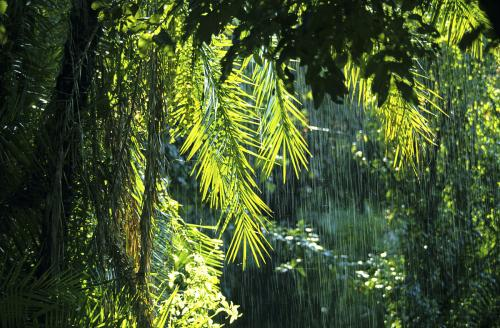
#> input picture K-SVD-py/TestCases/timg3.jpg, 500 x 328 px, found by its file name
$ python codeTest.py   (older library calls are emulated)
#> lines starting #> are read from the running program, lines starting #| are printed output that depends on the picture
import numpy as np
from skimage.util.shape import *
from operator import mul, sub
from math import floor, sqrt, log10
import sys
from scipy.sparse.linalg import svds
from scipy.stats import chi2
from skimage.util import pad
import timeit
from functools import reduce

from Functions import *
from PIL import Image
from scipy.misc import imsave
from scipy.misc import imshow


import matplotlib.pyplot as plt


window_shape = (16,16)
resize_shape = (256, 256)
step = 16
name = r'C:\Users\siwei\Desktop\prp\codeLab\K-SVD-py\timg3.jpg'
original_image = np.asarray(Image.open(name).convert('L').resize(resize_shape))
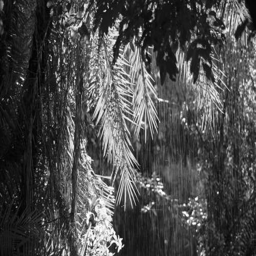
#> original_image: shape (256, 256); min 0, max 255, mean 75.3

img = original_image

patches = view_as_windows(img, window_shape, step=step)
# loaded from from skimage.util.shape
# spilt pic into patche
cond_patches = np.zeros((reduce(mul, patches.shape[2:4]), reduce(mul, patches.shape[0:2])))
for i in range(patches.shape[0]):
    for j in range(patches.shape[1]):
        print(j+patches.shape[1]*i)
        cond_patches[:, j+patches.shape[1]*i] = np.concatenate(patches[i, j], axis=0)
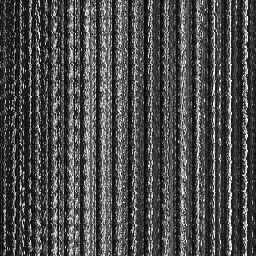
#> cond_patches: shape (256, 256) float64; min 0, max 255, mean 75.3


plt.imshow(Image.fromarray(np.uint8(cond_patches)))
plt.show()
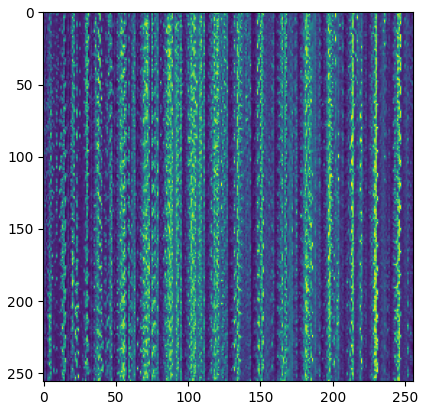
#> figure drawn by matplotlib, 1 panel
print(cond_patches.shape)
#| (256, 256)


# patch spilting?

$ run again, with K-SVD-py/TestCases/timg2.jpg copied over K-SVD-py/TestCases/timg3.jpg
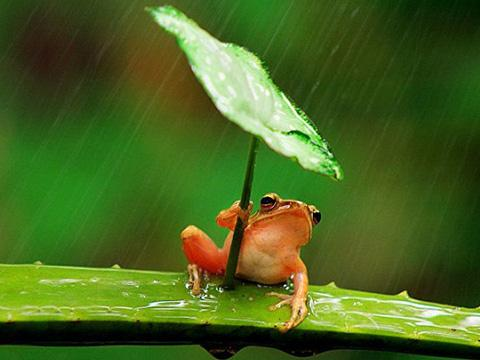
#> input picture K-SVD-py/TestCases/timg2.jpg, 480 x 360 px, found by its file name
#> after the loop `for i in range(patches.shape[0]):`:
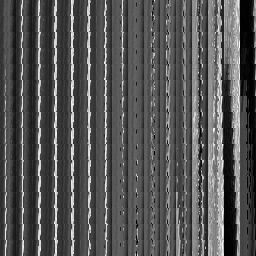
#> cond_patches: shape (256, 256) float64; min 0, max 254, mean 84.5
#> `plt.show()`:
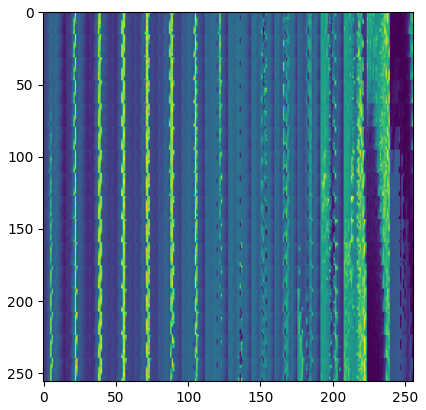
#> figure drawn by matplotlib, 1 panel
#| (256, 256)
